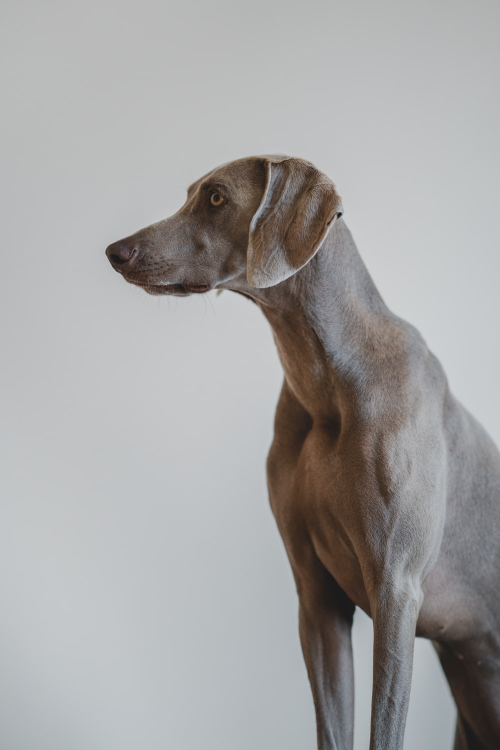
#> input picture animals/dog1.png, 1000 x 1500 px (shown at 1/2 size)
$ jupyter execute --allow-errors ML_Mini_Project.ipynb   (shell and % lines are left out)
#> lines starting #> are read from the running program, lines starting #| are printed output that depends on the picture
##Topic : Independent Component Analysis

**Import required libraries**

[cell 1]
import os
import IPython
import cv2 as cv
import numpy as np
import seaborn as sns
import pandas as pd
from scipy.io import wavfile
from scipy.stats import kurtosis
import matplotlib.pyplot as plt

**Algorithm Implementation**

[cell 2]
# [7 lines left out: function Datacentering, not called in this run]

[cell 3]
# [12 lines left out: function Decomposeigen, not called in this run]

[cell 4]
# [8 lines left out: function Datawhitening, not called in this run]

[cell 5]
# [8 lines left out: function g, not called in this run]

[cell 6]
# [8 lines left out: function g_derivative, not called in this run]

[cell 7]
# [20 lines left out: function Sourcesrecover, not called in this run]

[cell 8]
# [18 lines left out: function ICAfast, not called in this run]

**Getting Independent Sound signals from mixed signals using ICA**

[cell 9]
def getSoundFiles(folderName="sound_files"):
    sound_signals = []
    sound_files = []
    for  root, _ ,  files in os.walk(folderName):
        for sound_file in files :
            path = root + "/" + sound_file
            rate , mixed_signal = wavfile.read( path )
            sound_signals.append(mixed_signal)
            sound_files.append( path)


    n = min( [ len(x) for x in sound_signals ] )
    sound_signals = np.array( [ signal[:n] for signal in sound_signals ] )
    return sound_files, sound_signals

[cell 10]
# [7 lines left out: function plotSignals, not called in this run]

[cell 11]
# [4 lines left out: function showAudio, not called in this run]

[cell 12]
# [5 lines left out: function writeOutput, not called in this run]

[cell 13]
# [14 lines left out: function Algorithm, not called in this run]

**Application 1 : Seperating Mixed Signals into their independent components**

#> (a cell that did not finish here is left out)

**Application 2 : Seperating Non-signal data mixed together**

[cell 15]
# let's take a mixture of two independent images
img1 = cv.imread('./animals/dog1.png')
#> img1 is the input picture: shape (1500, 1000, 3); mean B, G, R 163.5, 163.6, 164.5
img2 = cv.imread('./animals/cat1.png')
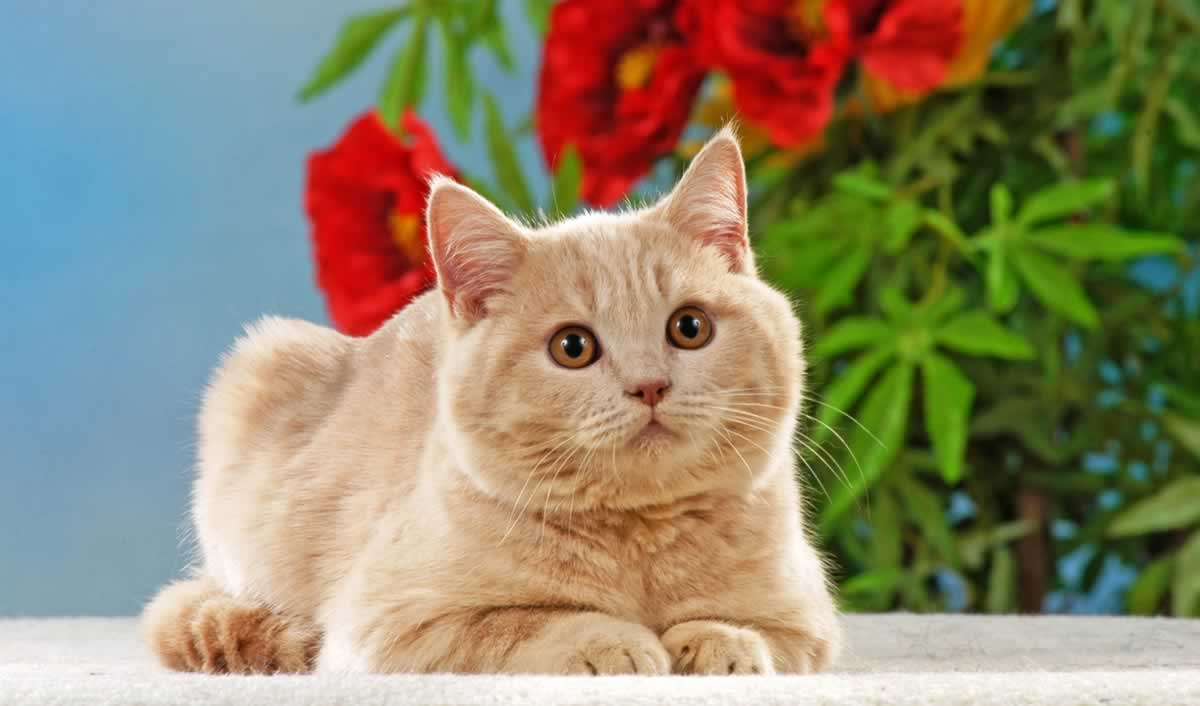
#> input picture animals/cat1.png, 1200 x 706 px
#> img2 is the input picture: shape (706, 1200, 3); mean B, G, R 108.9, 135.3, 142.6

img1 = cv.resize( img1, (500,500)).reshape(-1)/255
img2 = cv.resize( img2, (500,500)).reshape(-1)/255

sourceImages = np.vstack([img1,img2])

[cell 16]
# Mixing Matrix W
np.random.seed(42)
W = np.random.rand(2, 2)
mixedImages = W @ sourceImages

cv.imshow( "Merged Image 1", mixedImages[0].reshape( (500,500,3)))
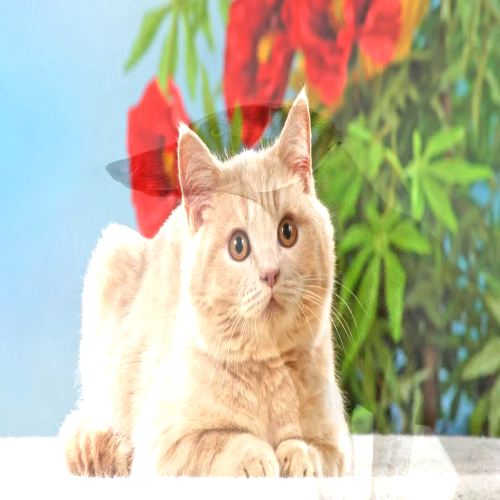
#> window 'Merged Image 1': shape (500, 500, 3); mean B, G, R 161.9, 186.3, 191
cv.imshow( "Merged Image 2", mixedImages[1].reshape( (500,500,3)))
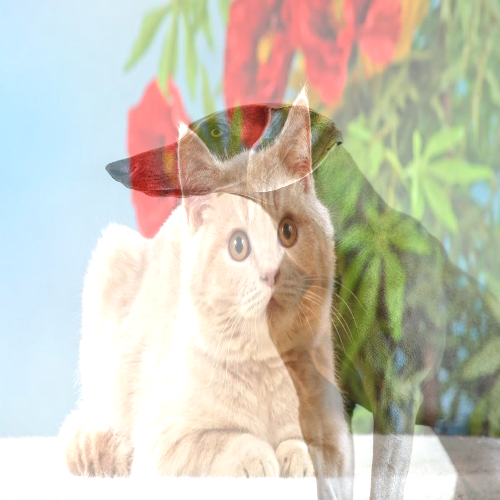
#> window 'Merged Image 2': shape (500, 500, 3); mean B, G, R 182.9, 198.4, 202.1

cv.waitKey(0)
cv.destroyAllWindows()

**Check if Images are Independent**

[cell 17]
plt.title("Source Images are Independent")
#> (this line was passed over: IPython is not available in this run)
plt.scatter(sourceImages[0][np.arange(0,750000,100)], sourceImages[1][np.arange(0,750000,100)])
#> (this line was passed over: IPython is not available in this run)
plt.xlabel("Source Image 1")
#> (this line was passed over: IPython is not available in this run)
plt.ylabel("Source Image 2")
#> (this line was passed over: IPython is not available in this run)
plt.show()

[cell 18]
plt.title("Mixed Images are Independent")
#> (this line was passed over: IPython is not available in this run)
plt.scatter(mixedImages[0][np.arange(0,750000,100)], mixedImages[1][np.arange(0,750000,100)])
#> (this line was passed over: IPython is not available in this run)
plt.xlabel("Mixed Image 1")
#> (this line was passed over: IPython is not available in this run)
